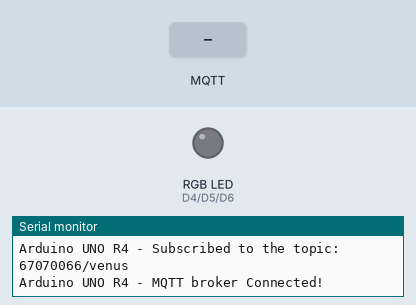
Recording of a sketch running on a simulated Arduino Uno R4 WiFi. On the bench: an RGB LED mixed from three pins (HIGH = lit), the last lines printed to the serial monitor. The test bench sets the inputs (shaded band). WiFi joins after 1.5 s; servers stay silent unless stated; no MQTT or app messages arrive unless stated.

Above: at 12.7 s.
12.8 s: MQTT message "5" arrives on the first subscribed topic
At 13.5 s:
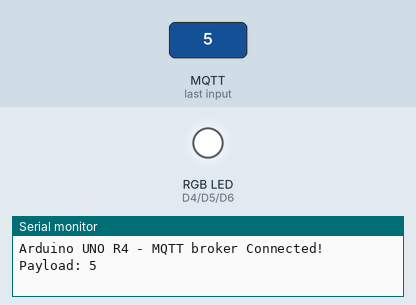
14.3 s: MQTT message "on" arrives on the first subscribed topic
15.8 s: MQTT message "off" arrives on the first subscribed topic
Timing chart, 0 to 18.8 s (numbered marks = the images above; inputs shaded):
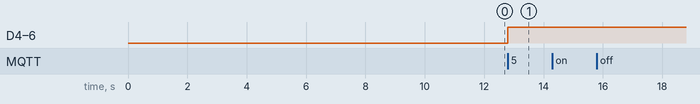

Measured:
- after the input at 12.8 s, D4 (RED_PIN), D5 (GREEN_PIN), D6 (BLUE_PIN): LOW → HIGH at once

The sketch:

Subscribe_venus.ino
```cpp
/*
 *
 * This Arduino UNO R4 code is made available for public use without any restriction
 *
 */

#include <WiFiS3.h>
#include <MQTTClient.h>

const char WIFI_SSID[] = "SSID";     // CHANGE TO YOUR WIFI SSID
const char WIFI_PASSWORD[] = "Password";  // CHANGE TO YOUR WIFI PASSWORD

const char MQTT_BROKER_ADRRESS[] = "phycom.it.kmitl.ac.th";  // CHANGE TO MQTT BROKER'S ADDRESS
const int MQTT_PORT = 1883;
const char MQTT_CLIENT_ID[] = "YourID";  // CHANGE IT AS YOU DESIRE
const char MQTT_USERNAME[] = "";              // CHANGE IT IF REQUIRED, empty if not required
const char MQTT_PASSWORD[] = "";              // CHANGE IT IF REQUIRED, empty if not required

const char SUBSCRIBE_TOPIC[] = "67070066/venus";  // CHANGE IT AS YOU DESIRE

const int PUBLISH_INTERVAL = 5000;  // 5 seconds

WiFiClient network;
MQTTClient mqtt = MQTTClient(256);

unsigned long lastPublishTime = 0;

// กำหนดพอร์ตสำหรับ LED RGB
const int RED_PIN = 4;    // ขา Red
const int GREEN_PIN = 5;  // ขา Green
const int BLUE_PIN = 6;   // ขา Blue

void setup() {
  Serial.begin(9600);

  // กำหนดพอร์ตให้เป็น OUTPUT
  pinMode(RED_PIN, OUTPUT);
  pinMode(GREEN_PIN, OUTPUT);
  pinMode(BLUE_PIN, OUTPUT);

  int status = WL_IDLE_STATUS;
  while (status != WL_CONNECTED) {
    Serial.print("Arduino UNO R4 - Attempting to connect to SSID: ");
    Serial.println(WIFI_SSID);
    // Connect to WPA/WPA2 network. Change this line if using open or WEP network:
    status = WiFi.begin(WIFI_SSID, WIFI_PASSWORD);

    // wait 10 seconds for connection:
    delay(10000);
  }
  // print your board's IP address:
  Serial.print("IP Address: ");
  Serial.println(WiFi.localIP());

  connectToMQTT();
}

void loop() {
  mqtt.loop();
}

void connectToMQTT() {
  // Connect to the MQTT broker
  mqtt.begin(MQTT_BROKER_ADRRESS, MQTT_PORT, network);

  // Create a handler for incoming messages
  mqtt.onMessage(messageReceived);

  Serial.print("Arduino UNO R4 - Connecting to MQTT broker");

  while (!mqtt.connect(MQTT_CLIENT_ID, MQTT_USERNAME, MQTT_PASSWORD)) {
    Serial.print(".");
    delay(100);
  }
  Serial.println();

  if (!mqtt.connected()) {
    Serial.println("Arduino UNO R4 - MQTT broker Timeout!");
    return;
  }

  // Subscribe to a topic, the incoming messages are processed by messageHandler() function
  if (mqtt.subscribe(SUBSCRIBE_TOPIC))
    Serial.print("Arduino UNO R4 - Subscribed to the topic: ");
  else
    Serial.print("Arduino UNO R4 - Failed to subscribe to the topic: ");

  Serial.println(SUBSCRIBE_TOPIC);
  Serial.println("Arduino UNO R4 - MQTT broker Connected!");
}

void LED(int red, int green, int blue){
  digitalWrite(RED_PIN, red);
  digitalWrite(GREEN_PIN, green);
  digitalWrite(BLUE_PIN, blue);
}

void messageReceived(String &topic, String &payload) {
  Serial.println("Payload: " + payload);

  float num = payload.toFloat();

  if (10 <= num && num <= 25){
    LED(HIGH, LOW, HIGH);
  } else if (26 <= num && num <= 35){
    LED(HIGH, HIGH, LOW);
  } else if (36 <= num && num <= 50){
    LED(LOW, HIGH, HIGH);
  } else {
    LED(HIGH, HIGH, HIGH);
  }

  delay(1000);
}
```
